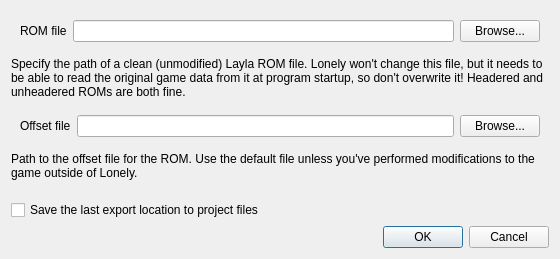
<?xml version="1.0" encoding="UTF-8"?>
<ui version="4.0">
 <class>RomSelectDialog</class>
 <widget class="QDialog" name="RomSelectDialog">
  <property name="geometry">
   <rect>
    <x>0</x>
    <y>0</y>
    <width>560</width>
    <height>259</height>
   </rect>
  </property>
  <property name="sizePolicy">
   <sizepolicy hsizetype="Fixed" vsizetype="Fixed">
    <horstretch>0</horstretch>
    <verstretch>0</verstretch>
   </sizepolicy>
  </property>
  <property name="windowTitle">
   <string>Dialog</string>
  </property>
  <layout class="QVBoxLayout" name="verticalLayout">
   <item>
    <widget class="QWidget" name="widget" native="true">
     <property name="sizePolicy">
      <sizepolicy hsizetype="Preferred" vsizetype="Maximum">
       <horstretch>0</horstretch>
       <verstretch>0</verstretch>
      </sizepolicy>
     </property>
     <layout class="QHBoxLayout" name="horizontalLayout">
      <item>
       <widget class="QLabel" name="label_2">
        <property name="sizePolicy">
         <sizepolicy hsizetype="Preferred" vsizetype="Maximum">
          <horstretch>0</horstretch>
          <verstretch>0</verstretch>
         </sizepolicy>
        </property>
        <property name="text">
         <string>ROM file</string>
        </property>
       </widget>
      </item>
      <item>
       <widget class="QLineEdit" name="romPathEdit"/>
      </item>
      <item>
       <widget class="QPushButton" name="romPathBrowseButton">
        <property name="text">
         <string>Browse...</string>
        </property>
       </widget>
      </item>
     </layout>
    </widget>
   </item>
   <item>
    <widget class="QLabel" name="label">
     <property name="sizePolicy">
      <sizepolicy hsizetype="Preferred" vsizetype="Maximum">
       <horstretch>0</horstretch>
       <verstretch>0</verstretch>
      </sizepolicy>
     </property>
     <property name="text">
      <string>Specify the path of a clean (unmodified) Layla ROM file. Lonely won't change this file, but it needs to be able to read the original game data from it at program startup, so don't overwrite it! Headered and unheadered ROMs are both fine.</string>
     </property>
     <property name="alignment">
      <set>Qt::AlignLeading|Qt::AlignLeft|Qt::AlignTop</set>
     </property>
     <property name="wordWrap">
      <bool>true</bool>
     </property>
    </widget>
   </item>
   <item>
    <widget class="QWidget" name="widget_2" native="true">
     <property name="sizePolicy">
      <sizepolicy hsizetype="Preferred" vsizetype="Maximum">
       <horstretch>0</horstretch>
       <verstretch>0</verstretch>
      </sizepolicy>
     </property>
     <layout class="QHBoxLayout" name="horizontalLayout_2">
      <item>
       <widget class="QLabel" name="label_3">
        <property name="text">
         <string>Offset file</string>
        </property>
       </widget>
      </item>
      <item>
       <widget class="QLineEdit" name="offsetFileLineEdit"/>
      </item>
      <item>
       <widget class="QPushButton" name="offsetFileBrowseButton">
        <property name="text">
         <string>Browse...</string>
        </property>
       </widget>
      </item>
     </layout>
    </widget>
   </item>
   <item>
    <widget class="QLabel" name="label_4">
     <property name="sizePolicy">
      <sizepolicy hsizetype="Preferred" vsizetype="Maximum">
       <horstretch>0</horstretch>
       <verstretch>0</verstretch>
      </sizepolicy>
     </property>
     <property name="text">
      <string>Path to the offset file for the ROM. Use the default file unless you've performed modifications to the game outside of Lonely.</string>
     </property>
     <property name="alignment">
      <set>Qt::AlignLeading|Qt::AlignLeft|Qt::AlignTop</set>
     </property>
     <property name="wordWrap">
      <bool>true</bool>
     </property>
    </widget>
   </item>
   <item>
    <widget class="QCheckBox" name="rememberLastExportLocationBox">
     <property name="text">
      <string>Save the last export location to project files</string>
     </property>
    </widget>
   </item>
   <item>
    <widget class="QDialogButtonBox" name="buttonBox">
     <property name="orientation">
      <enum>Qt::Horizontal</enum>
     </property>
     <property name="standardButtons">
      <set>QDialogButtonBox::Cancel|QDialogButtonBox::Ok</set>
     </property>
    </widget>
   </item>
  </layout>
 </widget>
 <resources/>
 <connections>
  <connection>
   <sender>buttonBox</sender>
   <signal>accepted()</signal>
   <receiver>RomSelectDialog</receiver>
   <slot>accept()</slot>
   <hints>
    <hint type="sourcelabel">
     <x>248</x>
     <y>254</y>
    </hint>
    <hint type="destinationlabel">
     <x>157</x>
     <y>274</y>
    </hint>
   </hints>
  </connection>
  <connection>
   <sender>buttonBox</sender>
   <signal>rejected()</signal>
   <receiver>RomSelectDialog</receiver>
   <slot>reject()</slot>
   <hints>
    <hint type="sourcelabel">
     <x>316</x>
     <y>260</y>
    </hint>
    <hint type="destinationlabel">
     <x>286</x>
     <y>274</y>
    </hint>
   </hints>
  </connection>
 </connections>
</ui>
